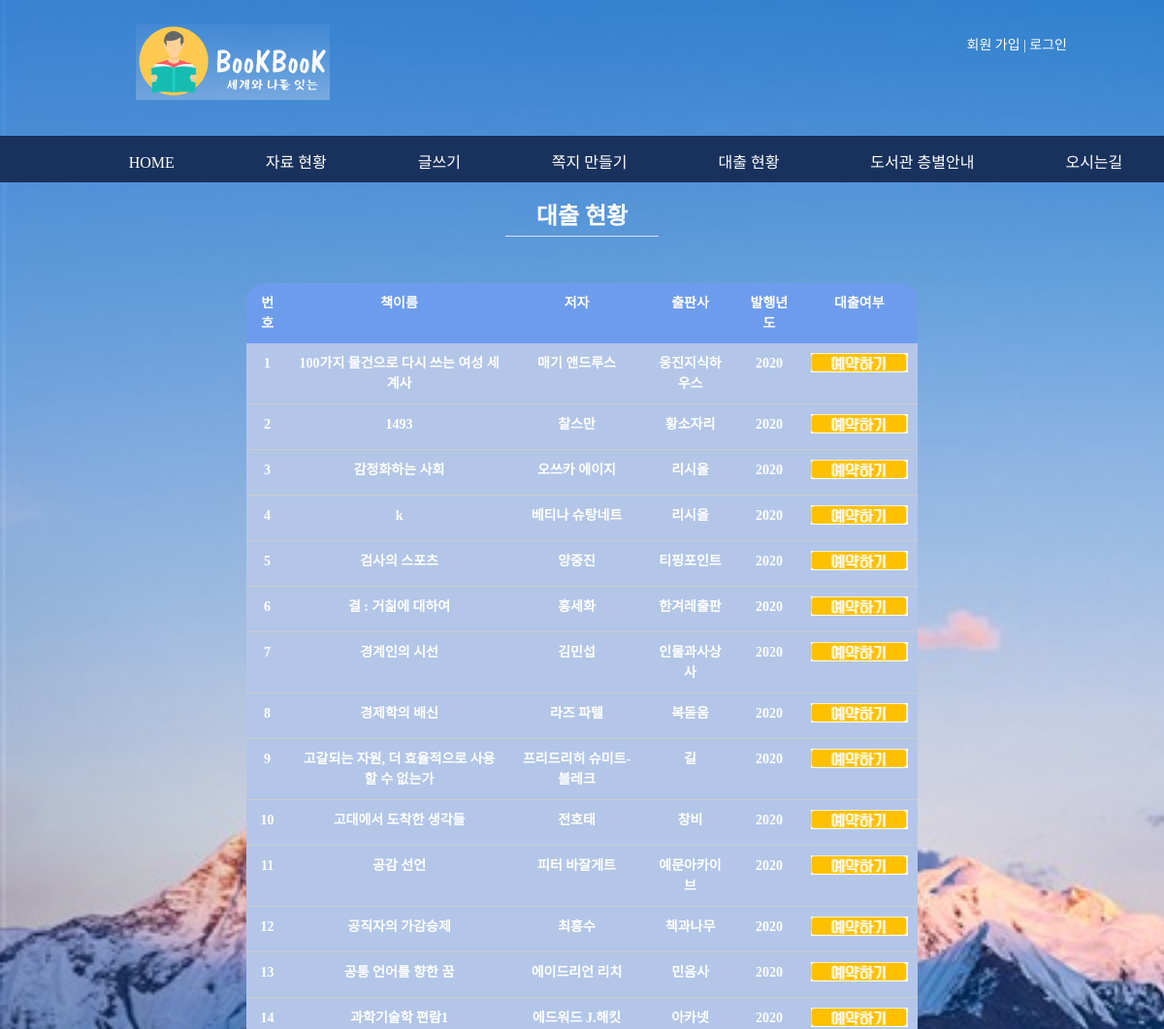
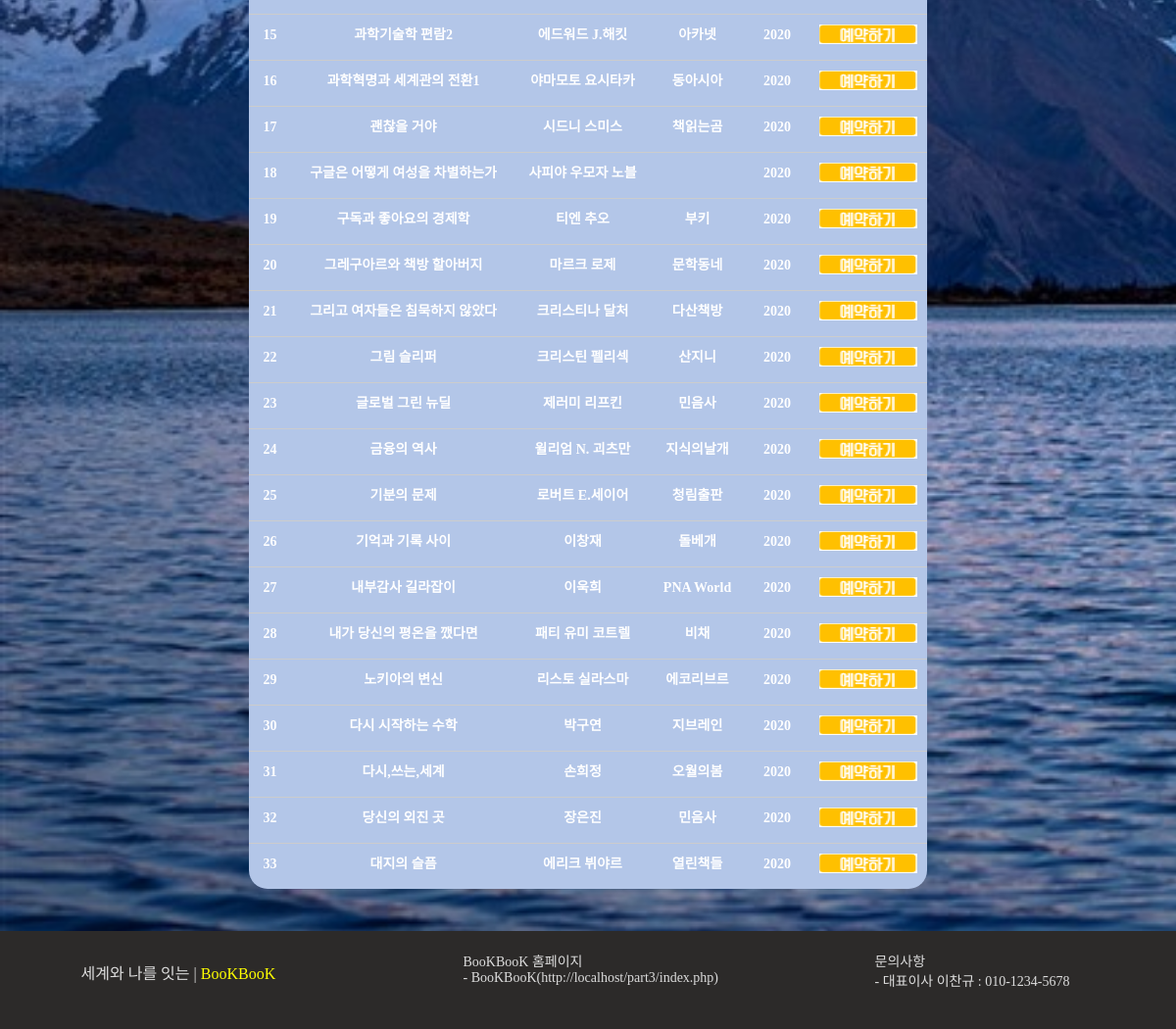
Page /books_check.php on the committed database (2 pictures, top to bottom).
### tables this page shows
create table books (
	num int not null auto_increment,
	book_name char(100) not null,
	author char(50) not null,
	publisher char(50) not null,
	year int not null,
	check_book int not null,
	reservation char(100) not null,
	primary key(num)
);

### books_check.php (the view, shortened to what this page needs)
<!DOCTYPE html>
<html>
<head>
<link rel="stylesheet" type="text/css" href="./css/common.css">
<link rel="stylesheet" type="text/css" href="./css/book.css">
</head>
<body>
<header>
  	<?php include "header.php";?>
</header>
<div id=books_check>
  <h2>대출 현황</h2>
</div>
<div id=book>
<?php
  $con = mysqli_connect("localhost", "user1", "12345", "sample");
  $sql = "SELECT * FROM books";
  $result = mysqli_query($con, $sql);
  echo '<table id=text-center><thead><tr>'.'<th>번호</th><th>책이름</th><th>저자</th><th>출판사</th><th>발행년도</th><th>대출여부</th>'.'</tr></thead>';
    while ($row = mysqli_fetch_array($result)){
      echo '<tbody><tr><td>'.$row['num'].'</td>'.'<td>'.$row['book_name'].'</td>'.'<td>'.$row['author'].'</td>'.'<td>'.$row['publisher'].'</td>'.'<td>'.$row['year'].'</td>';
      $book_num = $row['num'];
      if($row['check_book'] == 1){
          echo '<td>'.'대출불가'.'</td>'.'</tr>';
      } else{
          echo '<td>'.'<a href="reservation_form.php?book_num='.$book_num.'"><img src="./img/reservation.png")"></a>'.'</td>'.'</tr>';
      }
    }
  echo '</tbody></table>';
?>
</div>
	<footer>
    	<?php include "footer.php";?>
    </footer>
</body>
</html>

### header.php (shortened to what this page needs)
<?php
    if (isset($_SESSION["userid"])) $userid = $_SESSION["userid"];
    else $userid = "";
?>
        <div id="top">
            <h3>
                <a href="index.php"><img src="./img/logo.png"></a>
            </h3>
            <ul id="top_menu">
<?php
    if(!$userid) {
?>
                <li><a href="member_form.php">회원 가입</a> </li>
                <li> | </li>
                <li><a href="login_form.php">로그인</a></li>
<?php
    }
?>
            </ul>
        </div>
        <div id="menu_bar">
            <ul>
                <li><a href="index.php">HOME</a></li>
                <li><a href="books.php">자료 현황</a></li>
                <li><a href="board_form.php">글쓰기</a></li>
                <li><a href="message_form.php">쪽지 만들기</a></li>
                <li><a href="#" onclick=reservation_input("<?=$userid?>")>대출 현황</a></li>
                <li><a href="introduction.php">도서관 층별안내</a></li>
                <li><a href="maps.php">오시는길</a></li>
            </ul>
        </div>

### footer.php
<div id="footer_content">
    <p id="footer_logo">세계와 나를 잇는 | <span>BooKBooK</span></p>
    <ul id="download">
        <li>BooKBooK 홈페이지</li>
        <li>- BooKBooK(http://localhost/part3/index.php)</li>
    </ul>
    <ul id="author">
        <li>문의사항</li>
        <li>- 대표이사 이찬규 : 010-1234-5678</li>
    </ul>
</div>

### css/common.css (style rules this page uses)
* { padding: 0; margin: 0; }
body { font-family: "HY헤드라인M"; font-size: 14px; color:white; background-image: url("main2.jpg"); background-repeat: no-repeat; background-size: cover; }
img { border: 0; }
ul { list-style-type: none; }
a { display: inline-block; text-decoration: none; }
a:link { text-decoration:none; color: white; }
#top { position: relative; width: 1000px; height: 140px; margin: 0 auto; }
#top h3 { position: absolute; top: 25px; left: 40px; font-size: 16px; }
#top #top_menu { float: right; margin: 35px 0 10px 10px; }
#top #top_menu li { display: inline; }
#menu_bar { height: 48px; background-color: #19325d; font-size: 16px; top: 50px; }
#menu_bar ul { text-align:center; margin: auto; padding: 14px 0 0 0; }
#menu_bar li { display: inline; margin-left: 90px; color: white; }
#menu_bar a:link { color: white; }
footer { height: 100px; background-color: #2c2a29; }
#footer_content { position: relative; width: 1055px; margin: 0 auto; color: #dddddd; }
#footer_logo { position: absolute; top: 30px; left: 10px; font-size: 16px; }
#footer_logo span { color: yellow; }
#download { position: absolute; top: 20px; left: 400px; }
#author { position: absolute; top: 20px; left: 820px; }

### css/book.css (style rules this page uses)
table { width: 60%; border: 1px solid #ccc; border-collapse: collapse; border-radius: 20px 20px 20px 20px; height: 150px; line-height: 1.5; margin: 20px 10px; overflow: hidden; }
table thead { border-right: 1px solid #ccc; border-left: 1px solid #ccc; background: #6e9ced; }
table thead th { padding: 10px; font-weight: bold; vertical-align: top; color: #fff; }
tbody th, td { border-bottom: 1px solid #ccc; padding: 10px; font-weight: bold; vertical-align: top; background: #b3c6e8; }
#book { position:relative; display: flex; justify-content: center; align-items: center; padding: 22px; }
#text-center { text-align: center; }
#books_check h2 { font-size: 24px; padding-top: 10px; padding-bottom: 5px; border-bottom: solid 1px #dddddd; text-align: center; width:158px; margin:5px auto; }

### rows in the picture
books: num "1", book_name "100가지 물건으로 다시 쓰는 여성 세계사", author "매기 앤드루스", publisher "웅진지식하우스", year "2020", check_book 0 (drawn)
books: num "2", book_name "1493", author "찰스만", publisher "황소자리", year "2020", check_book 0 (drawn)
books: num "3", book_name "감정화하는 사회", author "오쓰카 에이지", publisher "리시올", year "2020", check_book 0 (drawn)
books: num "4", book_name "k", author "베티나 슈탕네트", publisher "리시올", year "2020", check_book 0 (drawn)
books: num "5", book_name "검사의 스포츠", author "양중진", publisher "티핑포인트", year "2020", check_book 0 (drawn)
books: num "6", book_name "결 : 거칢에 대하여", author "홍세화", publisher "한겨레출판", year "2020", check_book 0 (drawn)
books: num "7", book_name "경계인의 시선", author "김민섭", publisher "인물과사상사", year "2020", check_book 0 (drawn)
books: num "8", book_name "경제학의 배신", author "라즈 파텔", publisher "복돋움", year "2020", check_book 0 (drawn)
books: num "9", book_name "고갈되는 자원, 더 효율적으로 사용할 수 없는가", author "프리드리히 슈미트-블레크", publisher "길", year "2020", check_book 0 (drawn)
books: num "10", book_name "고대에서 도착한 생각들", author "전호태", publisher "창비", year "2020", check_book 0 (drawn)
books: num "11", book_name "공감 선언", author "피터 바잘게트", publisher "예문아카이브", year "2020", check_book 0 (drawn)
books: num "12", book_name "공직자의 가감승제", author "최홍수", publisher "책과나무", year "2020", check_book 0 (drawn)
books: num "13", book_name "공통 언어를 향한 꿈", author "에이드리언 리치", publisher "민음사", year "2020", check_book 0 (drawn)
books: num "14", book_name "과학기술학 편람1", author "에드워드 J.해킷", publisher "아카넷", year "2020", check_book 0 (drawn)
books: num "15", book_name "과학기술학 편람2", author "에드워드 J.해킷", publisher "아카넷", year "2020", check_book 0 (drawn)
books: num "16", book_name "과학혁명과 세계관의 전환1", author "야마모토 요시타카", publisher "동아시아", year "2020", check_book 0 (drawn)
books: num "17", book_name "괜찮을 거야", author "시드니 스미스", publisher "책읽는곰", year "2020", check_book 0 (drawn)
books: num "18", book_name "구글은 어떻게 여성을 차별하는가", author "사피야 우모자 노블", year "2020", check_book 0 (drawn)
books: num "19", book_name "구독과 좋아요의 경제학", author "티엔 추오", publisher "부키", year "2020", check_book 0 (drawn)
books: num "20", book_name "그레구아르와 책방 할아버지", author "마르크 로제", publisher "문학동네", year "2020", check_book 0 (drawn)
books: num "21", book_name "그리고 여자들은 침묵하지 않았다", author "크리스티나 달처", publisher "다산책방", year "2020", check_book 0 (drawn)
books: num "22", book_name "그림 슬리퍼", author "크리스틴 펠리섹", publisher "산지니", year "2020", check_book 0 (drawn)
books: num "23", book_name "글로벌 그린 뉴딜", author "제러미 리프킨", publisher "민음사", year "2020", check_book 0 (drawn)
books: num "24", book_name "금융의 역사", author "윌리엄 N. 괴츠만", publisher "지식의날개", year "2020", check_book 0 (drawn)
books: num "25", book_name "기분의 문제", author "로버트 E.세이어", publisher "청림출판", year "2020", check_book 0 (drawn)
books: num "26", book_name "기억과 기록 사이", author "이창재", publisher "돌베개", year "2020", check_book 0 (drawn)
books: num "27", book_name "내부감사 길라잡이", author "이욱희", publisher "PNA World", year "2020", check_book 0 (drawn)
books: num "28", book_name "내가 당신의 평온을 깼다면", author "패티 유미 코트렐", publisher "비채", year "2020", check_book 0 (drawn)
books: num "29", book_name "노키아의 변신", author "리스토 실라스마", publisher "에코리브르", year "2020", check_book 0 (drawn)
books: num "30", book_name "다시 시작하는 수학", author "박구연", publisher "지브레인", year "2020", check_book 0 (drawn)
books: num "31", book_name "다시,쓰는,세계", author "손희정", publisher "오월의봄", year "2020", check_book 0 (drawn)
books: num "32", book_name "당신의 외진 곳", author "장은진", publisher "민음사", year "2020", check_book 0 (drawn)
books: num "33", book_name "대지의 슬픔", author "에리크 뷔야르", publisher "열린책들", year "2020", check_book 0 (drawn)
